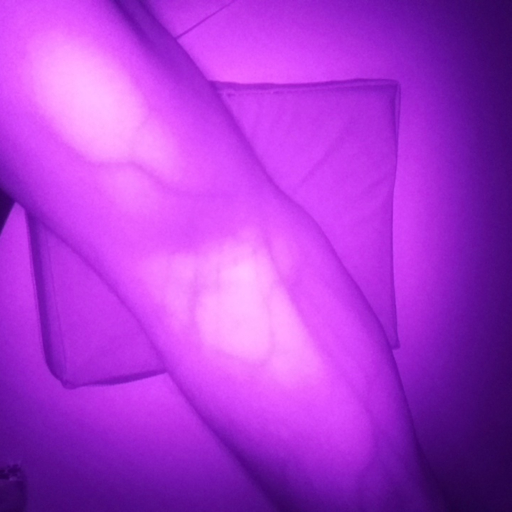
#> input picture rl/data/crop.jpg, 512 x 512 px, found by its file name
$ python run.py
#> lines starting #> are read from the running program, lines starting #| are printed output that depends on the picture; after the words box and inside, x2 and y2 are one past the last pixel; in counts of white or black regions, pixels touching at a corner belong together
### rl/Mask_Proj_Env.py
import numpy as np
import math
import cv2
import os, sys, random
import gym
from gym import spaces
from pathlib import Path
import matplotlib.pyplot as plt


# [22 lines left out: function load_image_mask, not called in this run]


def mask_contour(mask):
    """ Given mask return an outline mask (rectangle mask contour with width: bord)

    Parameters:
        mask:     image (int n*m matrix).  vein mask
    Returns:
        contour:  image (int n*m matrix). grayscale contour of vein mask
    """

    contour = mask.copy()
    vett = np.array(np.nonzero(contour))
    bord=50
    rows_up=[max(vett[0].min()-bord,0), vett[0].min()]
    rows_down=[vett[0].max()+1, min(vett[0].max()+bord+1,contour.shape[0])]
    cols_left=[max(vett[1].min()-bord,0), vett[1].min()]
    cols_right=[vett[1].max()+1, min(vett[1].max()+bord+1,contour.shape[1])]

    roi = [rows_up, rows_down, cols_left, cols_right]

    contour.fill(0)
    contour[rows_up[0]:rows_up[1], cols_left[0]:cols_right[1]] = 255
    contour[rows_down[0]:rows_down[1], cols_left[0]:cols_right[1]] = 255
    contour[rows_up[0]:rows_down[1], cols_left[0]:cols_left[1]] = 255
    contour[rows_up[0]:rows_down[1], cols_right[0]:cols_right[1]] = 255

    return contour

def gen_mask_rectangle(mask):
    """ Given vein mask return a rectangle mask of the initial area

    Parameters:
        mask:     image (int n*m matrix). grayscale vein mask
    Returns:
        rectangle:  image (int n*m matrix). grayscale rectangle mask
    """
    rectangle = mask.copy()
    rectangle.fill(0)
    vett_mask = np.array(np.nonzero(mask))
    roi_mask = [vett_mask[0].min(),vett_mask[0].max()+1, vett_mask[1].min(),vett_mask[1].max()+1]
    rectangle[roi_mask[0]:roi_mask[1], roi_mask[2]:roi_mask[3]] = 255
    return rectangle

def mask_crop_colour(mask):
    """ Given mask return a projectable version of it cropping out the empty area outside the
    minimum enclosing rectangle of the vein mask, switching veins to red & the empty area to white

    Parameters:
        mask:       image (int n*m matrix). grayscale vein mask
    Returns:
        proj_mask:  image (int n*m*c matrix). vein mask suitable for projection
    """

    temp = mask.copy()
    vett = np.array(np.nonzero(temp))
    roi = [vett[0].min(),vett[0].max()+1, vett[1].min(),vett[1].max()+1]
    cut  = temp[roi[0]:roi[1], roi[2]:roi[3]]
    colored = np.zeros((cut.shape[0], cut.shape[1], 3), dtype=np.uint8)
    colored.fill(255)

    if(len(cut[:, :].shape)<3 or cut[:, :].shape[2]==1):
        colored[...,0] = 255-cut[:, :]
        colored[...,1] = 255-cut[:, :]
    else:
        colored[...,0] = 255-cut[:, :, 2]
        colored[...,1] = 255-cut[:, :, 2]

    return colored


# [162 lines left out: functions rotate_scale, sim_projection, analyze_image_mask, analyze_image, not called in this run]


#########################################################
#########################################################
#########################################################

class Mask_Proj_Env(gym.Env):
    """
    Custom Environment that follows gym interface.
    This is an env where the agent must learn to just follow the reward function.
    """
    # Define constants for clearer code
    STILL = 0       # no change
    UP    = 1       # up
    DOWN  = 2       # down
    LEFT  = 3       # left
    RIGHT = 4       # right
    CLOCKWISE = 5   # one degree clockwise rotation
    COUNTER = 6     # one degree counterclockwise rotation
    INCREASE = 7    # one percent increase
    DECREASE = 8    # one percent decrease
    nA = 9          # total number of possible actions


    action_names =  {0:"STILL", 1: "UP", 2: "DOWN", 3: "LEFT", 4: "RIGHT",
                     5: "CLOCKWISE", 6: "COUNTER", 7: "INCREASE", 8: "DECREASE"}

    #LIMIT=50

    def __init__(self, image, mask):
        super(Mask_Proj_Env, self).__init__()

        self.merge=None
        self.debug = False

        #image, vein_mask
        self.image, self.vein_mask = image.copy(), mask.copy()
        # rectangle mask
        self.rectangle_mask = gen_mask_rectangle(self.vein_mask)

        # colored mask for projection
        self.colored = mask_crop_colour(self.vein_mask)

        # contour area (where to look for negative contribution)
        self.contour = mask_contour(mask)

        self.reward = None

        self.image_rows = self.image.shape[0]
        self.image_cols = self.image.shape[1]

        self.mask_rows = self.colored.shape[0]
        self.mask_cols = self.colored.shape[1]

        self.nrows = self.image_rows - self.mask_rows
        self.ncols = self.image_cols - self.mask_cols


        self.max_rot = 5
        self.nrot = self.max_rot*2 +1

        self.max_scale = 0.1
        self.list_scale = np.round(np.arange(1-self.max_scale, 1+self.max_scale, 0.01), 2)
        self.nscale = len(self.list_scale)


        # Define action and observation space
        # They must be gym.spaces objects
        self.action_space = spaces.Discrete(self.nA)
        # The observation will be the coordinate of the agent
        self.low_state=np.array([0], dtype=np.int16)
        self.high_state=np.array([1000], dtype=np.int16)
        self.observation_space = spaces.Box(low= self.low_state, high=self.high_state, dtype=np.int16)

        self.target_row = 117
        self.target_col = 87
        self.target_rot = 0
        self.target_scale = int(self.nscale/2)


        self.manhattan = 0

        while(self.manhattan<=100):

            # this is necessary for simulating an initial displacement of max 1/4 in horizontal and vertical
            max_delta_rows = self.colored.shape[0]/4
            max_delta_cols = self.colored.shape[1]/4

            # agent relative positions start
            self.start_row = self.target_row
            while(self.start_row == self.target_row):
                self.start_row = np.random.randint(self.start_row-max_delta_rows, self.start_row+max_delta_rows)

            self.start_col = self.target_col
            while(self.start_col == self.target_col):
                self.start_col = np.random.randint(self.start_col-max_delta_cols, self.start_col+max_delta_cols)

            self.start_rot = self.target_rot
            while(self.start_rot == self.target_rot):
                self.start_rot = random.randint(-self.max_rot, self.max_rot)

            self.start_scale =   self.target_scale
            while(self.start_scale == self.target_scale ):
                self.start_scale = random.randint(0, self.nscale-1)

            print("Agent start position: {}, {}, {}, {}".format(self.start_row,
                self.start_col, self.start_rot, self.list_scale[self.start_scale]))

            self.manhattan = np.abs(self.start_row-self.target_row)+np.abs(self.start_col-self.target_col)+np.abs(self.start_rot)+np.abs(self.start_scale-self.target_scale)

            print("Manhattan distance: {}".format(self.manhattan))


    # [151 lines left out: functions reset, calc_metric, step, render, not called in this run]


### rl/run.py
import numpy as np
import math
import cv2
import matplotlib.pyplot as plt
import time
import os, sys, random
from pathlib import Path
import imageio
import Mask_Proj_Env as ev
import TabularSoftmaxQWindowAgent as ag
from tqdm import tqdm

def load_image_mask(path, img_path, msk_path):
    """ Load image and mask (in final prototype will be received from previous step in pipeline)

    Parameters:
        path: relative path to folder with image and mask files
        img_path: image file name (with extension)
        msk_path: mask file name (with extension)

    Returns:
        image: image loaded
        mask: mask loaded
    """
    #print(os.path.join(path, img_path))
    image = cv2.imread(os.path.join(path, img_path))
    mask = cv2.cvtColor(cv2.imread(os.path.join(path, msk_path)), cv2.COLOR_BGR2GRAY)

    thrshd = 100  ### to delete artifacts
    mask[mask > thrshd] = 255
    mask[mask <= thrshd] = 0


    return image, mask

def main():
    train = False
    load  = False
    save  = False
    gif   = False
    #train, load, save, gif
    print(len(sys.argv))
    for str in sys.argv:
        print(str)
        s = str.split("=")
        if s[0] == "train":
            train = s[1] == "True"
        elif s[0] == "load":
            load = s[1]
        elif s[0] == "save":
            load = s[1]
        elif s[0] == "gif":
            gif = s[1]

    main_path = "../data/"
    img_path = "crop.jpg"
    msk_path = 'mask.jpg'

    load_image, load_mask = load_image_mask(main_path, img_path, msk_path)
#> in load_image_mask, image is the input picture: shape (512, 512, 3); mean B, G, R 209.8, 55.9, 171
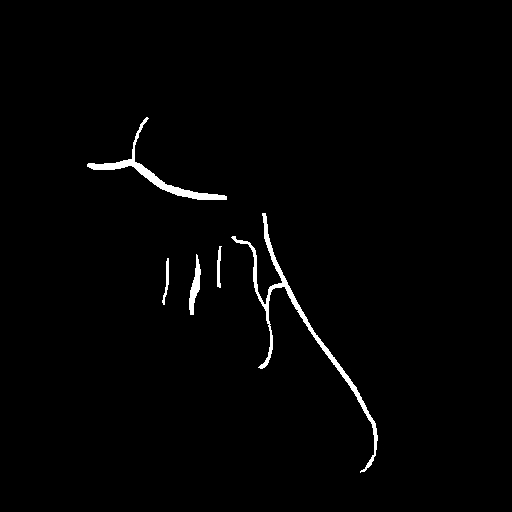
#> input picture rl/data/mask.jpg, 512 x 512 px, found by its file name
#> in load_image_mask, `mask[mask > thrshd] = 255`: mask: shape (512, 512); min 0, max 255, mean 3.5
#> in load_image_mask, `mask[mask <= thrshd] = 0`: mask: shape (512, 512); 1.4% white; 5 white regions, box (x1, y1, x2, y2) and area: (231, 213, 378, 473) 1890, (87, 117, 227, 200) 1160, (189, 254, 201, 315) 333, (162, 258, 169, 305) 128, (217, 246, 222, 288) 127

    if(load or save):
        os.makedirs("models/", exist_ok=True)
    if(gif):
        os.makedirs("gifs/", exist_ok=True)

    #print("Init Env")
    env = ev.Mask_Proj_Env(load_image, load_mask)
#> in gen_mask_rectangle, `rectangle.fill(0)`: rectangle: shape (512, 512); every value is 0
#> in gen_mask_rectangle, `roi_mask = [vett_mask[0].min(),vett_mask[0].max()+1, vett_mask[1].min(..`: roi_mask = [117, 473, 87, 378]
#> in gen_mask_rectangle, `rectangle[roi_mask[0]:roi_mask[1], roi_mask[2]:roi_mask[3]] = 255`:
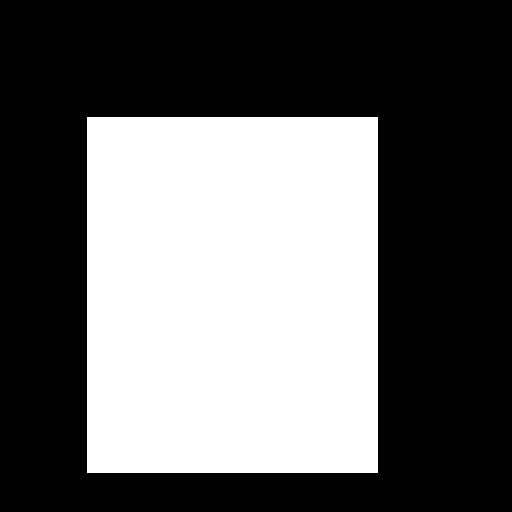
#> rectangle: shape (512, 512); 39.5% white; 1 white region, box (x1, y1, x2, y2) and area: (87, 117, 378, 473) 103596
#> in mask_crop_colour, `cut  = temp[roi[0]:roi[1], roi[2]:roi[3]]`:
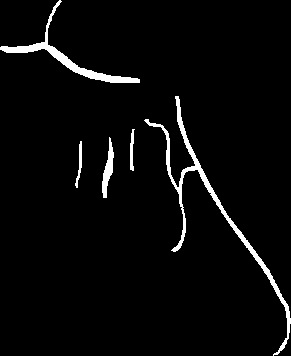
#> cut: shape (356, 291); 3.5% white; 5 white regions, box (x1, y1, x2, y2) and area: (144, 96, 291, 356) 1890, (0, 0, 140, 83) 1160, (102, 137, 114, 198) 333, (75, 141, 82, 188) 128, (130, 129, 135, 171) 127
#> in mask_crop_colour, `colored.fill(255)`: colored: shape (356, 291, 3); every value is 255
#> in mask_crop_colour, `colored[...,1] = 255-cut[:, :]`:
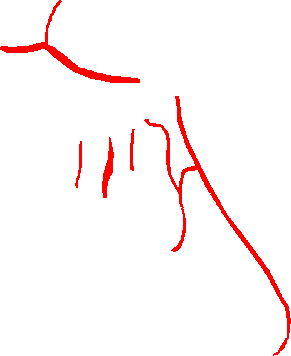
#> colored: shape (356, 291, 3); mean of channels 0, 1, 2 246, 246, 255; drawn as B, G, R
#> in mask_contour, `rows_up=[max(vett[0].min()-bord,0), vett[0].min()]`: rows_up = [67, 117]
#> in mask_contour, `rows_down=[vett[0].max()+1, min(vett[0].max()+bord+1,contour.shape[0])]`: rows_down = [473, 512]
#> in mask_contour, `cols_left=[max(vett[1].min()-bord,0), vett[1].min()]`: cols_left = [37, 87]
#> in mask_contour, `cols_right=[vett[1].max()+1, min(vett[1].max()+bord+1,contour.shape[1])]`: cols_right = [378, 428]
#> in mask_contour, `roi = [rows_up, rows_down, cols_left, cols_right]`: roi = [[67, 117], [473, 512], [37, 87], [378, 428]]
#> in mask_contour, `contour[rows_up[0]:rows_down[1], cols_right[0]:cols_right[1]] = 255`:
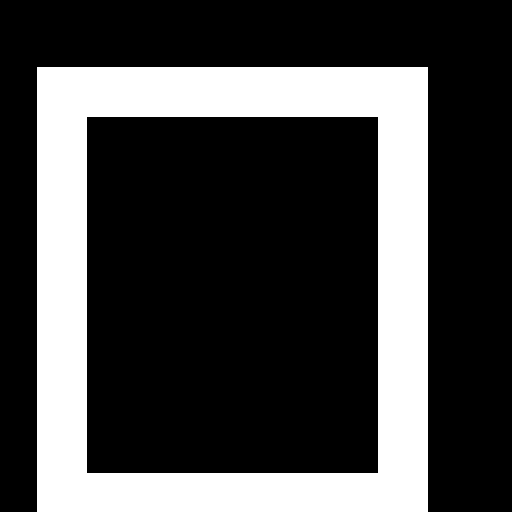
#> contour: shape (512, 512); 26.9% white; 1 white region, box (x1, y1, x2, y2) and area: (37, 67, 428, 512) 70399


    agent_info = {"num_actions": env.nA, "num_states": 4, "step_size": 0.001, "still": 0, "path": load}
    agent = ag.TabularSoftmaxQWindowAgent()
    agent.agent_init(agent_info)
    single_run=[]
    n_steps=20000 # number of maximum steps per episode

    if train:
        #######################################################
        ########### run train
        #######################################################
        num_episodes = 100   # number of episodes
        old_ep_cost = 0

        for episode in tqdm(range(1, num_episodes+1)):
            # Runs an episode
            done = False
            rewards=[]

            reward = env.reset()
            action = agent.agent_start(reward)

            for step in range(n_steps):
                reward, done, info = env.step(action)
                rewards.append(reward)

                # if the episode ended in the proper alignment
                if done:
                    break
                action = agent.agent_step(reward)

            # if the episode ended NOT in the proper alignment
            #if not done:
            single_run.append(sum(rewards))

            #######################################################

        if (save):
            agent.agent_save(save)


    if (gif):

        single_run=[]

        images = []
        rewards=[]
        done = False

        # Runs an episode
        reward = env.reset()
        action = agent.agent_start(reward)
        images.append(env.render(True))
        rewards.append(reward)
        for step in tqdm(range(int(n_steps))):
            reward, done, info = env.step(action)
            images.append(env.render(True))
            rewards.append(reward)
            if done:
                break
            action = agent.agent_step(reward)

        imageio.mimsave("gifs/"+gif, images[:], fps=10)


if __name__ == "__main__":
    main()
#> (the call stopped at in __init__, `self.action_space = spaces.Discrete(self.nA)`: gym is not available in this run)
